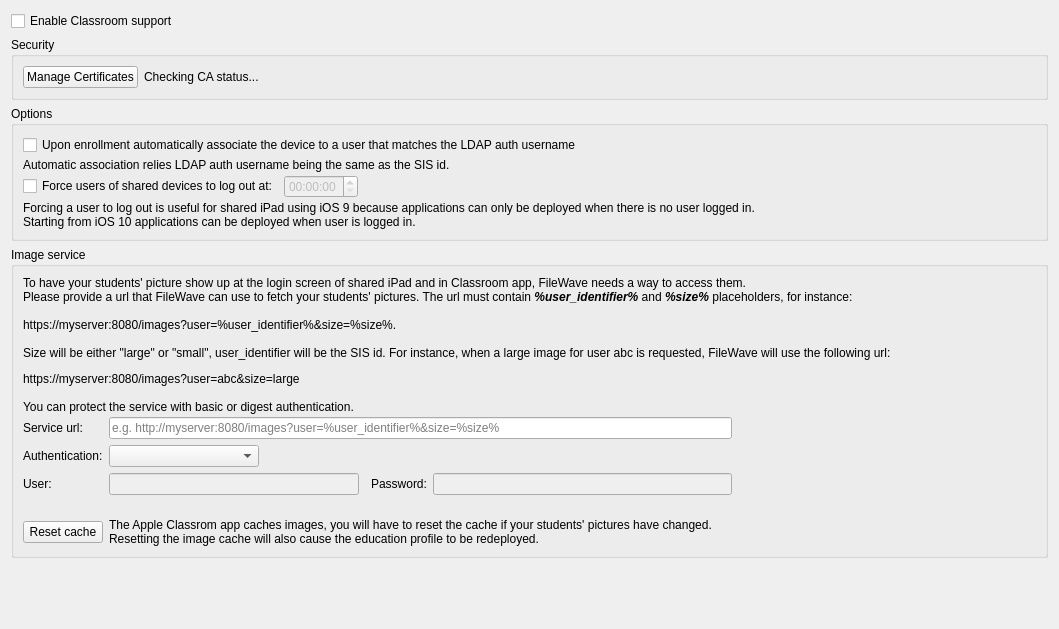
<?xml version="1.0" encoding="UTF-8"?>
<ui version="4.0">
 <class>ClassroomPreferencesWidget</class>
 <widget class="QWidget" name="ClassroomPreferencesWidget">
  <property name="geometry">
   <rect>
    <x>0</x>
    <y>0</y>
    <width>1059</width>
    <height>629</height>
   </rect>
  </property>
  <property name="windowTitle">
   <string>Form</string>
  </property>
  <layout class="QVBoxLayout" name="verticalLayout_2">
   <item>
    <widget class="QCheckBox" name="enableClassroom">
     <property name="text">
      <string>Enable Classroom support</string>
     </property>
    </widget>
   </item>
   <item>
    <widget class="QGroupBox" name="securityGroup">
     <property name="title">
      <string>Security</string>
     </property>
     <layout class="QGridLayout" name="gridLayout">
      <item row="2" column="1">
       <widget class="QLabel" name="caStatus">
        <property name="text">
         <string>Checking CA status...</string>
        </property>
       </widget>
      </item>
      <item row="2" column="2">
       <spacer name="horizontalSpacer">
        <property name="orientation">
         <enum>Qt::Horizontal</enum>
        </property>
        <property name="sizeHint" stdset="0">
         <size>
          <width>292</width>
          <height>20</height>
         </size>
        </property>
       </spacer>
      </item>
      <item row="2" column="0">
       <widget class="QPushButton" name="certificatesButton">
        <property name="text">
         <string>Manage Certificates</string>
        </property>
       </widget>
      </item>
     </layout>
    </widget>
   </item>
   <item>
    <widget class="QGroupBox" name="optionsGroup">
     <property name="title">
      <string>Options</string>
     </property>
     <layout class="QVBoxLayout" name="verticalLayout_3">
      <property name="spacing">
       <number>3</number>
      </property>
      <item>
       <widget class="QWidget" name="widget_3" native="true">
        <layout class="QHBoxLayout" name="horizontalLayout_3">
         <property name="leftMargin">
          <number>0</number>
         </property>
         <property name="topMargin">
          <number>0</number>
         </property>
         <property name="rightMargin">
          <number>0</number>
         </property>
         <property name="bottomMargin">
          <number>0</number>
         </property>
         <item>
          <widget class="QCheckBox" name="ldap1to1Mapping">
           <property name="text">
            <string>Upon enrollment automatically associate the device to a user that matches the LDAP auth username</string>
           </property>
          </widget>
         </item>
        </layout>
       </widget>
      </item>
      <item>
       <widget class="QLabel" name="label_8">
        <property name="text">
         <string>Automatic association relies LDAP auth username being the same as the SIS id.</string>
        </property>
       </widget>
      </item>
      <item>
       <widget class="QWidget" name="widget_2" native="true">
        <layout class="QHBoxLayout" name="horizontalLayout_2">
         <property name="leftMargin">
          <number>0</number>
         </property>
         <property name="topMargin">
          <number>0</number>
         </property>
         <property name="rightMargin">
          <number>0</number>
         </property>
         <property name="bottomMargin">
          <number>0</number>
         </property>
         <item>
          <widget class="QCheckBox" name="autoLogOut">
           <property name="text">
            <string>Force users of shared devices to log out at:</string>
           </property>
          </widget>
         </item>
         <item>
          <widget class="QTimeEdit" name="autoLogOutTime">
           <property name="enabled">
            <bool>false</bool>
           </property>
          </widget>
         </item>
         <item>
          <spacer name="horizontalSpacer_2">
           <property name="orientation">
            <enum>Qt::Horizontal</enum>
           </property>
           <property name="sizeHint" stdset="0">
            <size>
             <width>305</width>
             <height>20</height>
            </size>
           </property>
          </spacer>
         </item>
        </layout>
       </widget>
      </item>
      <item>
       <widget class="QLabel" name="label_7">
        <property name="text">
         <string>Forcing a user to log out is useful for shared iPad using iOS 9 because applications can only be deployed when there is no user logged in.
Starting from iOS 10 applications can be deployed when user is logged in.</string>
        </property>
        <property name="wordWrap">
         <bool>true</bool>
        </property>
       </widget>
      </item>
     </layout>
    </widget>
   </item>
   <item>
    <widget class="QGroupBox" name="imagingServiceGroup">
     <property name="title">
      <string>Image service</string>
     </property>
     <layout class="QVBoxLayout" name="verticalLayout">
      <property name="spacing">
       <number>3</number>
      </property>
      <item>
       <widget class="QLabel" name="label">
        <property name="text">
         <string>&lt;html&gt;&lt;head/&gt;&lt;body&gt;&lt;p&gt;To have your students' picture show up at the login screen of shared iPad and in Classroom app, FileWave needs a way to access them.&lt;br/&gt;Please provide a url that FileWave can use to fetch your students' pictures. The url must contain &lt;span style=&quot; font-weight:600; font-style:italic;&quot;&gt;%user_identifier%&lt;/span&gt; and &lt;span style=&quot; font-weight:600; font-style:italic;&quot;&gt;%size% &lt;/span&gt;placeholders, for instance:&lt;br/&gt;&lt;br/&gt;https://myserver:8080/images?user=%user_identifier%&amp;amp;size=%size%.&lt;br/&gt;&lt;br/&gt;Size will be either &amp;quot;large&amp;quot; or &amp;quot;small&amp;quot;, user_identifier will be the SIS id. For instance, when a large image for user abc is requested, FileWave will use the following url:&lt;/p&gt;&lt;p&gt;https://myserver:8080/images?user=abc&amp;amp;size=large&lt;br/&gt;&lt;br/&gt;You can protect the service with basic or digest authentication.&lt;/p&gt;&lt;/body&gt;&lt;/html&gt;</string>
        </property>
        <property name="wordWrap">
         <bool>false</bool>
        </property>
       </widget>
      </item>
      <item>
       <widget class="QWidget" name="widget_4" native="true">
        <layout class="QGridLayout" name="gridLayout_3">
         <property name="leftMargin">
          <number>0</number>
         </property>
         <property name="topMargin">
          <number>0</number>
         </property>
         <property name="rightMargin">
          <number>0</number>
         </property>
         <property name="bottomMargin">
          <number>0</number>
         </property>
         <item row="1" column="0">
          <widget class="QLabel" name="label_2">
           <property name="text">
            <string>Service url:</string>
           </property>
          </widget>
         </item>
         <item row="2" column="0" colspan="3">
          <widget class="QLabel" name="label_3">
           <property name="text">
            <string>Authentication:</string>
           </property>
          </widget>
         </item>
         <item row="3" column="0">
          <widget class="QLabel" name="label_4">
           <property name="text">
            <string>User:</string>
           </property>
          </widget>
         </item>
         <item row="2" column="3">
          <widget class="QComboBox" name="imageServiceAuth">
           <property name="minimumSize">
            <size>
             <width>150</width>
             <height>0</height>
            </size>
           </property>
          </widget>
         </item>
         <item row="3" column="6">
          <widget class="QLabel" name="label_5">
           <property name="text">
            <string>Password:</string>
           </property>
          </widget>
         </item>
         <item row="3" column="3" colspan="2">
          <widget class="QLineEdit" name="imageServiceAuthUser">
           <property name="enabled">
            <bool>false</bool>
           </property>
           <property name="minimumSize">
            <size>
             <width>250</width>
             <height>0</height>
            </size>
           </property>
          </widget>
         </item>
         <item row="3" column="7">
          <widget class="QLineEdit" name="imageServiceAuthPassword">
           <property name="enabled">
            <bool>false</bool>
           </property>
           <property name="echoMode">
            <enum>QLineEdit::Password</enum>
           </property>
          </widget>
         </item>
         <item row="3" column="8">
          <spacer name="horizontalSpacer_3">
           <property name="orientation">
            <enum>Qt::Horizontal</enum>
           </property>
           <property name="sizeHint" stdset="0">
            <size>
             <width>10</width>
             <height>20</height>
            </size>
           </property>
          </spacer>
         </item>
         <item row="2" column="4" colspan="5">
          <spacer name="horizontalSpacer_5">
           <property name="orientation">
            <enum>Qt::Horizontal</enum>
           </property>
           <property name="sizeHint" stdset="0">
            <size>
             <width>40</width>
             <height>20</height>
            </size>
           </property>
          </spacer>
         </item>
         <item row="1" column="3" colspan="5">
          <widget class="QLineEdit" name="imageServiceUrl">
           <property name="minimumSize">
            <size>
             <width>500</width>
             <height>0</height>
            </size>
           </property>
           <property name="placeholderText">
            <string>e.g. http://myserver:8080/images?user=%user_identifier%&amp;size=%size%</string>
           </property>
          </widget>
         </item>
         <item row="4" column="0" colspan="9">
          <widget class="QLabel" name="imageServiceInfo">
           <property name="minimumSize">
            <size>
             <width>50</width>
             <height>0</height>
            </size>
           </property>
           <property name="text">
            <string/>
           </property>
          </widget>
         </item>
        </layout>
       </widget>
      </item>
      <item>
       <widget class="QWidget" name="widget" native="true">
        <layout class="QHBoxLayout" name="horizontalLayout">
         <property name="leftMargin">
          <number>0</number>
         </property>
         <property name="topMargin">
          <number>0</number>
         </property>
         <property name="rightMargin">
          <number>0</number>
         </property>
         <property name="bottomMargin">
          <number>0</number>
         </property>
         <item>
          <widget class="QPushButton" name="imageServiceReset">
           <property name="text">
            <string>Reset cache</string>
           </property>
          </widget>
         </item>
         <item>
          <widget class="QLabel" name="label_6">
           <property name="sizePolicy">
            <sizepolicy hsizetype="Expanding" vsizetype="Preferred">
             <horstretch>0</horstretch>
             <verstretch>0</verstretch>
            </sizepolicy>
           </property>
           <property name="text">
            <string>The Apple Classrom app caches images, you will have to reset the cache if your students' pictures have changed.
Resetting the image cache will also cause the education profile to be redeployed. </string>
           </property>
           <property name="wordWrap">
            <bool>false</bool>
           </property>
          </widget>
         </item>
        </layout>
       </widget>
      </item>
      <item>
       <spacer name="verticalSpacer_2">
        <property name="orientation">
         <enum>Qt::Vertical</enum>
        </property>
        <property name="sizeHint" stdset="0">
         <size>
          <width>20</width>
          <height>0</height>
         </size>
        </property>
       </spacer>
      </item>
     </layout>
    </widget>
   </item>
   <item>
    <spacer name="verticalSpacer">
     <property name="orientation">
      <enum>Qt::Vertical</enum>
     </property>
     <property name="sizeHint" stdset="0">
      <size>
       <width>20</width>
       <height>0</height>
      </size>
     </property>
    </spacer>
   </item>
  </layout>
 </widget>
 <resources/>
 <connections/>
</ui>
